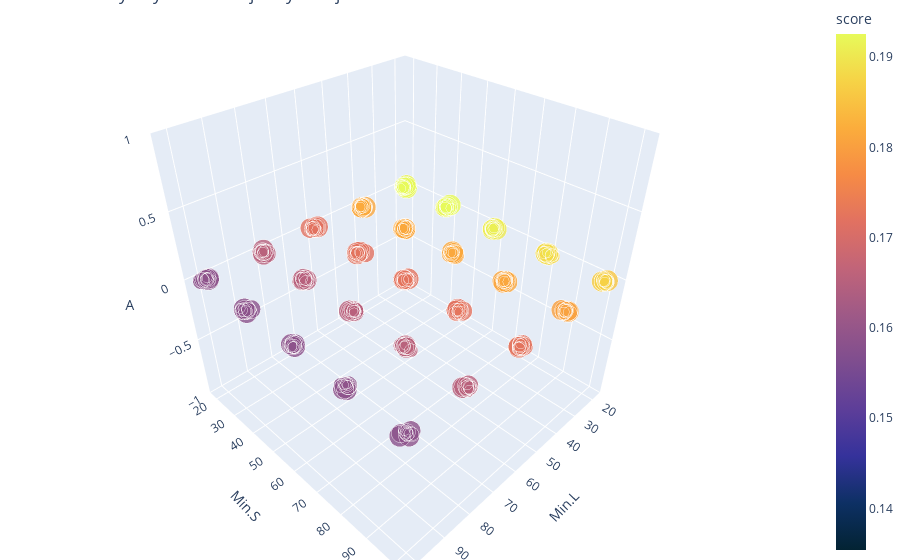

The cell this chart's notebook holds for it:
### Code cell
select = (df['ccp_alpha']==0) & (df['min_samples_leaf'] <= 100) & (df['min_samples_split'] <= 100)

scatter_3d_params(df[select], color_scale=None)

### Figure 1 — Plotly figure (JSON) as saved in the notebook; plotly's stock layout.template omitted (floating-point values rounded to 4 significant figures; data arrays with more than 128 entries replaced by an {"elided": "..."} marker saying what was removed)
{"data": [{"hoverinfo": "text", "marker": {"color": {"elided": "250 float values"}, "colorbar": {"title": {"text": "score"}}, "colorscale": [[0, "rgb(3, 35, 51)"], [0.09091, "rgb(13, 48, 100)"], [0.1818, "rgb(53, 50, 155)"], [0.2727, "rgb(93, 62, 153)"], [0.3636, "rgb(126, 77, 143)"], [0.4545, "rgb(158, 89, 135)"], [0.5455, "rgb(193, 100, 121)"], [0.6364, "rgb(225, 113, 97)"], [0.7273, "rgb(246, 139, 69)"], [0.8182, "rgb(251, 173, 60)"], [0.9091, "rgb(246, 211, 70)"], [1, "rgb(231, 250, 90)"]], "opacity": 0.8, "size": {"elided": "250 float values"}, "sizemode": "diameter"}, "mode": "markers", "text": {"elided": "250 str values"}, "type": "scatter3d", "x": {"elided": "250 float values"}, "y": {"elided": "250 float values"}, "z": {"elided": "250 int values"}}], "layout": {"margin": {"b": 0, "l": 0, "r": 0, "t": 0}, "scene": {"xaxis": {"title": {"text": "Min.L"}}, "yaxis": {"title": {"text": "Min.S"}}, "zaxis": {"title": {"text": "A"}}}, "title": {"text": "Parametry i wyniki walidacji krzyżowej"}}}
